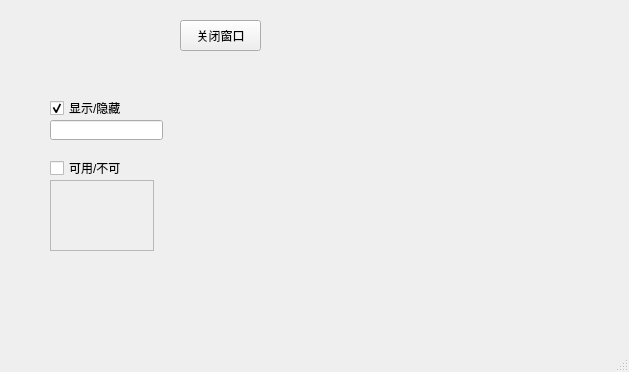
<?xml version="1.0" encoding="UTF-8"?>
<ui version="4.0">
 <class>MainWindow</class>
 <widget class="QMainWindow" name="MainWindow">
  <property name="enabled">
   <bool>true</bool>
  </property>
  <property name="geometry">
   <rect>
    <x>0</x>
    <y>0</y>
    <width>629</width>
    <height>372</height>
   </rect>
  </property>
  <property name="windowTitle">
   <string>MainWindow</string>
  </property>
  <widget class="QWidget" name="centralwidget">
   <widget class="QPushButton" name="pushButton">
    <property name="geometry">
     <rect>
      <x>180</x>
      <y>20</y>
      <width>81</width>
      <height>31</height>
     </rect>
    </property>
    <property name="text">
     <string>关闭窗口</string>
    </property>
   </widget>
   <widget class="QCheckBox" name="checkBox">
    <property name="geometry">
     <rect>
      <x>50</x>
      <y>100</y>
      <width>71</width>
      <height>16</height>
     </rect>
    </property>
    <property name="text">
     <string>显示/隐藏</string>
    </property>
    <property name="checked">
     <bool>true</bool>
    </property>
   </widget>
   <widget class="QCheckBox" name="checkBox_2">
    <property name="geometry">
     <rect>
      <x>50</x>
      <y>160</y>
      <width>71</width>
      <height>16</height>
     </rect>
    </property>
    <property name="text">
     <string>可用/不可用</string>
    </property>
   </widget>
   <widget class="QLineEdit" name="lineEdit">
    <property name="geometry">
     <rect>
      <x>50</x>
      <y>120</y>
      <width>113</width>
      <height>20</height>
     </rect>
    </property>
   </widget>
   <widget class="QTextEdit" name="textEdit">
    <property name="enabled">
     <bool>false</bool>
    </property>
    <property name="geometry">
     <rect>
      <x>50</x>
      <y>180</y>
      <width>104</width>
      <height>71</height>
     </rect>
    </property>
   </widget>
  </widget>
  <widget class="QMenuBar" name="menubar">
   <property name="geometry">
    <rect>
     <x>0</x>
     <y>0</y>
     <width>629</width>
     <height>23</height>
    </rect>
   </property>
  </widget>
  <widget class="QStatusBar" name="statusbar"/>
 </widget>
 <resources/>
 <connections>
  <connection>
   <sender>pushButton</sender>
   <signal>clicked()</signal>
   <receiver>MainWindow</receiver>
   <slot>close()</slot>
   <hints>
    <hint type="sourcelabel">
     <x>224</x>
     <y>73</y>
    </hint>
    <hint type="destinationlabel">
     <x>215</x>
     <y>199</y>
    </hint>
   </hints>
  </connection>
  <connection>
   <sender>checkBox</sender>
   <signal>toggled(bool)</signal>
   <receiver>lineEdit</receiver>
   <slot>setVisible(bool)</slot>
   <hints>
    <hint type="sourcelabel">
     <x>95</x>
     <y>132</y>
    </hint>
    <hint type="destinationlabel">
     <x>89</x>
     <y>151</y>
    </hint>
   </hints>
  </connection>
  <connection>
   <sender>checkBox_2</sender>
   <signal>toggled(bool)</signal>
   <receiver>textEdit</receiver>
   <slot>setEnabled(bool)</slot>
   <hints>
    <hint type="sourcelabel">
     <x>102</x>
     <y>192</y>
    </hint>
    <hint type="destinationlabel">
     <x>102</x>
     <y>236</y>
    </hint>
   </hints>
  </connection>
 </connections>
</ui>
